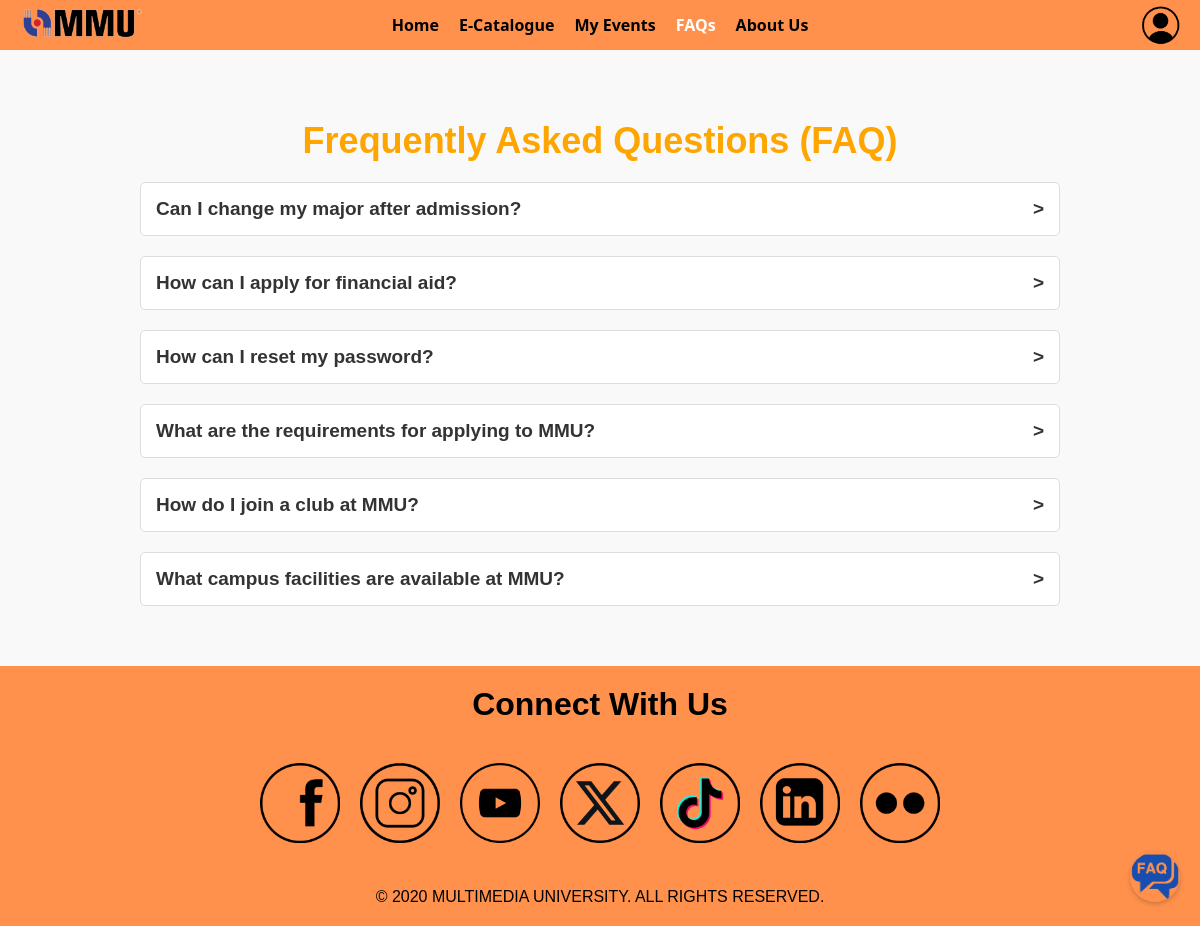
Page /faq.php (signed in) on the committed database.
### tables this page shows
CREATE TABLE `faq` (
  `faqID` int(8) NOT NULL,
  `question` text NOT NULL,
  `answer` text NOT NULL,
  `email` text NOT NULL,
  `severityQuestion` text NOT NULL,
  `userID` int(8) NOT NULL
);

### faq.php (the view, shortened to what this page needs)
<?php
$conn = OpenCon();
$sql = "SELECT faqID, question, answer, severityQuestion FROM faq ORDER BY FIELD(severityQuestion, 'High', 'Medium', 'Low')";
$result = $conn->query($sql);
$groupedFaqs = array(
    'High' => array(),
    'Medium' => array(),
    'Low' => array()
);
while ($row = $result->fetch_assoc()) {
    $faqId = $row['faqID'];
    $question = htmlspecialchars($row['question']);
    $answer = htmlspecialchars($row['answer']);
    $severityQuestion = $row['severityQuestion'];
    if (!empty($severityQuestion) && isset($groupedFaqs[$severityQuestion])) {
        $faq = array(
            'faqId' => $faqId,
            'question' => $question,
            'answer' => $answer
        );
        $groupedFaqs[$severityQuestion][] = $faq;
    }
}
?>
<!DOCTYPE html>
<html lang="en">
<head>
    <link rel="stylesheet" href="css/resetStyle.css">
    <link rel="stylesheet" href="css/headerStyle.css">
    <link rel="stylesheet" href="css/footerStyle.css">
    <link rel="stylesheet" href="css/faqStyle.css">
</head>
<body>
    <?php include 'header.php'; ?>
    <div class="main">
        <h1 class="title">Frequently Asked Questions (FAQ)</h1>
        <div class="faq-container">
            <?php foreach (['High', 'Medium', 'Low'] as $severityQuestion): ?>
                <?php if (!empty($groupedFaqs[$severityQuestion])): ?>
                    <?php foreach ($groupedFaqs[$severityQuestion] as $faq): ?>
                        <div class="faq-item">
                            <h3 class="question"><?= htmlspecialchars($faq['question']) ?><span class="toggle-icon">></span></h3>
                        </div>
                    <?php endforeach; ?>
                <?php endif; ?>
            <?php endforeach; ?>
        </div>
    </div>
    <?php include 'footer.php'; ?>
    <div class="faq-icon-container">
        <a href="faqForm.php">
            <img src="images/faq icon.png" alt="FAQ Icon">
        </a>
    </div>
</body>
</html>

### css/faqStyle.css (style rules this page uses)
body { font-family: Arial, sans-serif; margin: 0; padding: 0; background-color: #f9f9f9; }
.main { width: 80%; margin: 80px auto 20px; padding: 20px; box-sizing: border-box; }
.title { text-align: center; color: orange; margin: 20px 0; font-size: 36px; }
.faq-container { margin-top: 20px; }
.faq-item { background-color: white; border: 1px solid #ddd; border-radius: 5px; margin-bottom: 20px; padding: 15px; }
.question { color: #333; font-size: 19px; margin: 0; cursor: pointer; display: flex; justify-content: space-between; align-items: center; }
.faq-icon-container { position: fixed; bottom: 20px; right: 20px; z-index: 1000; }
.faq-icon-container img { width: 50px; height: 50px; cursor: pointer; border-radius: 50%; box-shadow: 0 2px 5px rgba(0, 0, 0, 0.2); }

### rows in the picture
faq: question "Can I change my major after admission?"
faq: question "How can I apply for financial aid?"
faq: question "How can I reset my password?"
faq: question "What are the requirements for applying to MMU?"
faq: question "How do I join a club at MMU?"
faq: question "What campus facilities are available at MMU?"
